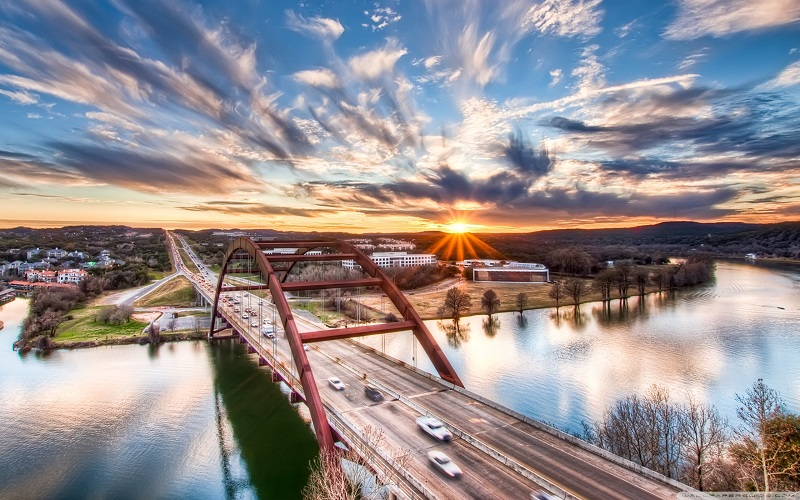
#> input picture Photo/nature1_small.jpg, 800 x 500 px
$ python t9.BlurringTechniques.py
#> lines starting #> are read from the running program, lines starting #| are printed output that depends on the picture
import cv2 as cv
import numpy as np

img=cv.imread('Photo/nature1_small.jpg')
#> img is the input picture: shape (500, 800, 3); mean B, G, R 144.2, 141.4, 148.3
cv.imshow('Image',img)


#1. Average Blur
#concept -->kernel -->like grid the center of grid for ex for kernel_size =3x3 center box is (2,2) so it ll take the avg of all surronding px
#and the center got the avg value then the table slides to right and repeat and once row 1 is done it'll go to row 2 then row 3
#more the kernel size more the blur is how? --> if kernel size is 3x3 then center is 2,2 then it has 8 neighbors and take avg of those 8
#but if kernel size is 5x5 then center is 3,3 and it has 24 neighbors and itll take avg of 24 .
average=cv.blur(img,(7,7))
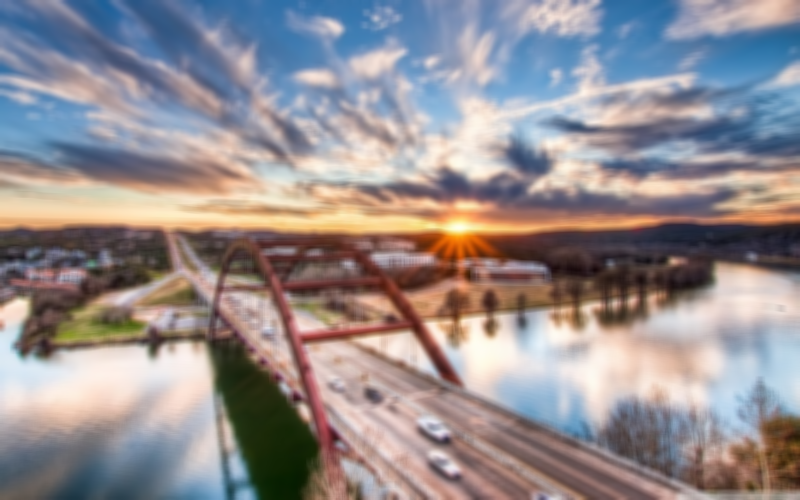
#> average: shape (500, 800, 3); mean B, G, R 144.2, 141.4, 148.3
cv.imshow('AVerage blur',average)

#2. gaussian blur
#kind of same as average blur its just that in gaussian blur each cell has given some weight so avg of product of weights is the value here
#here the blur is less ict avg blur but looks natural.
gaussian=cv.GaussianBlur(img,(5,5),0)
cv.imshow('Gaussian blur',gaussian)

#3.Median blur
#finds the median of the surrounding pixels
#less blur tha gaussian
#smooth image
median=cv.medianBlur(img,3)
cv.imshow('median',median)

#4. bilateral blurring
#most effective
#bilateral blurring applies blurring but retains the edges of the image
bilateral=cv.bilateralFilter(img,10,35,35)
cv.imshow('bilateral blur',bilateral)

cv.waitKey(0)

$ run again, with Photo/nature5_small.jpg copied over Photo/nature1_small.jpg
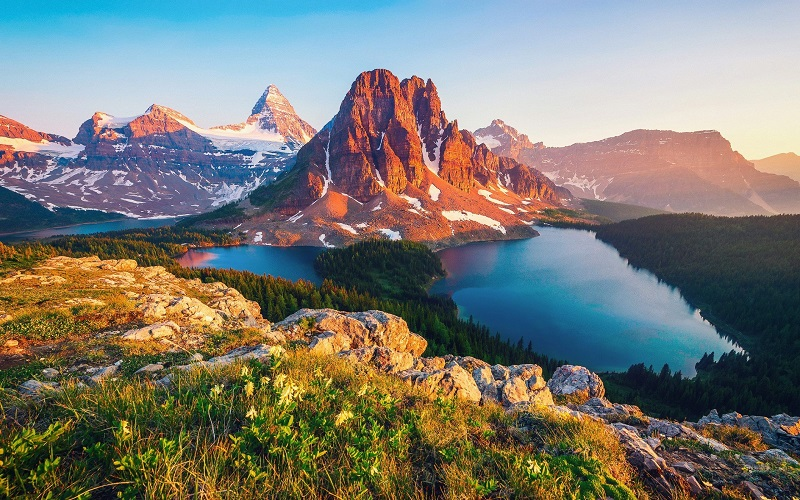
#> input picture Photo/nature5_small.jpg, 800 x 500 px
#> img is the input picture: shape (500, 800, 3); mean B, G, R 115, 122.3, 123.1
#> `average=cv.blur(img,(7,7))`:
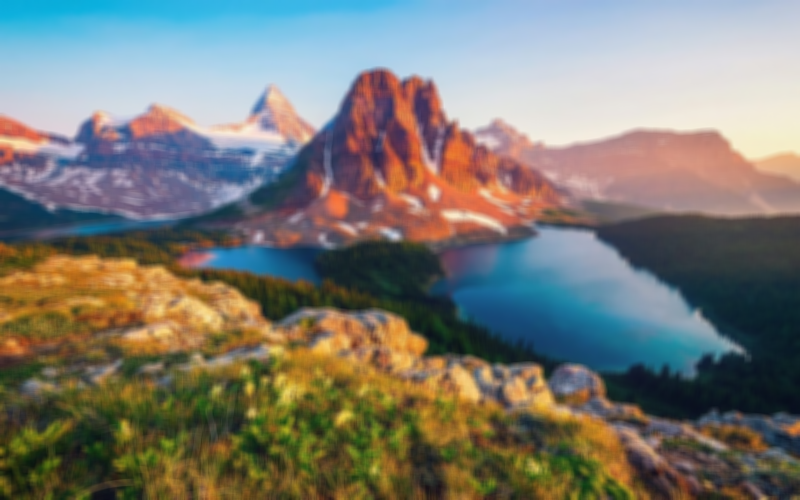
#> average: shape (500, 800, 3); mean B, G, R 115, 122.3, 123.1

$ run again, with Photo/anaisha1.jpg copied over Photo/nature1_small.jpg
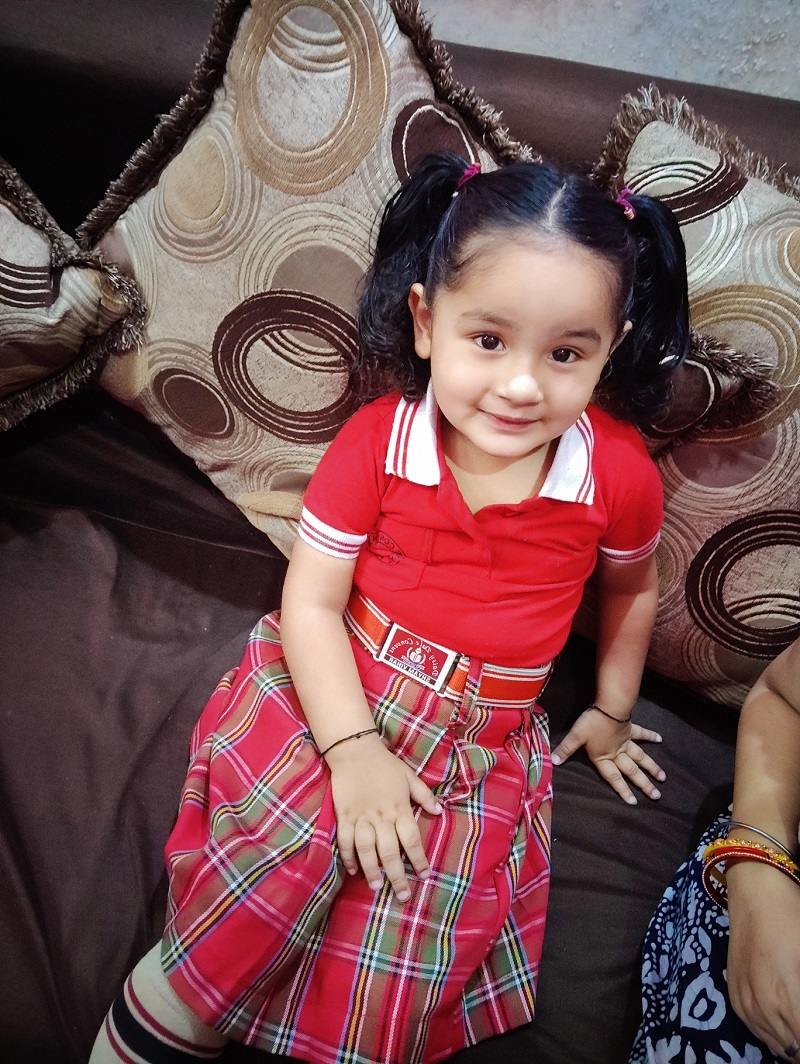
#> input picture Photo/anaisha1.jpg, 800 x 1064 px
#> img is the input picture: shape (1064, 800, 3); mean B, G, R 79.7, 77.9, 114.3
#> `average=cv.blur(img,(7,7))`:
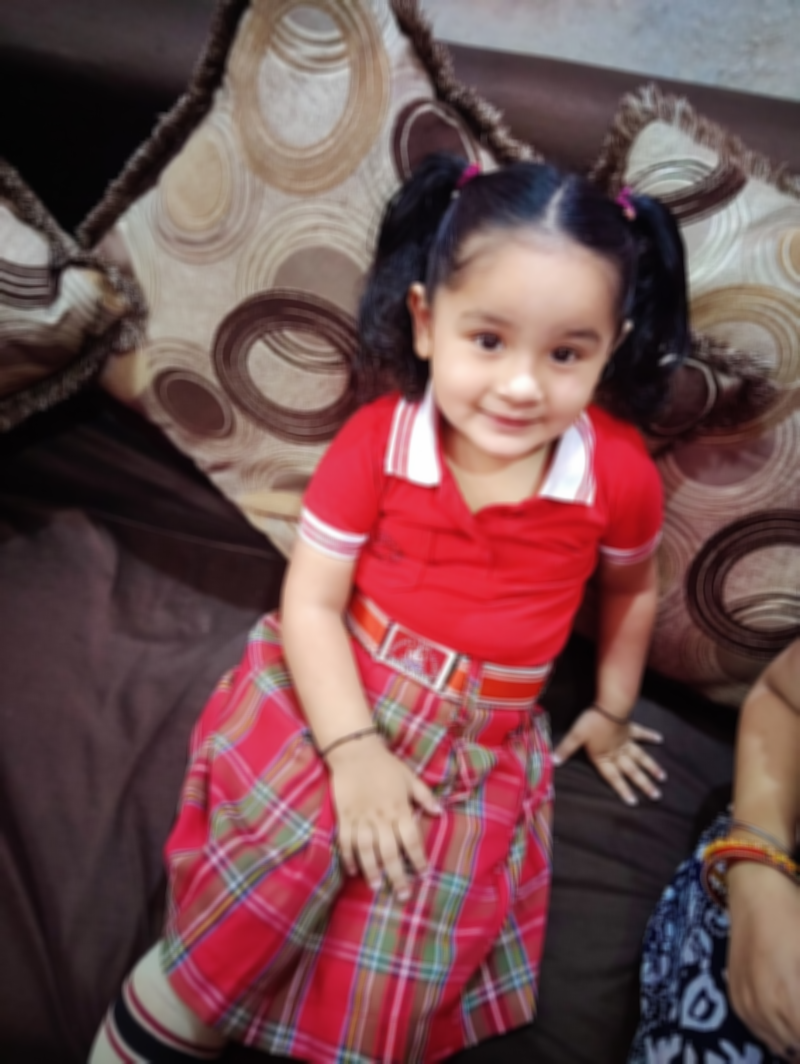
#> average: shape (1064, 800, 3); mean B, G, R 79.7, 77.9, 114.3

$ run again, with Photo/anaishamili1.jpg copied over Photo/nature1_small.jpg
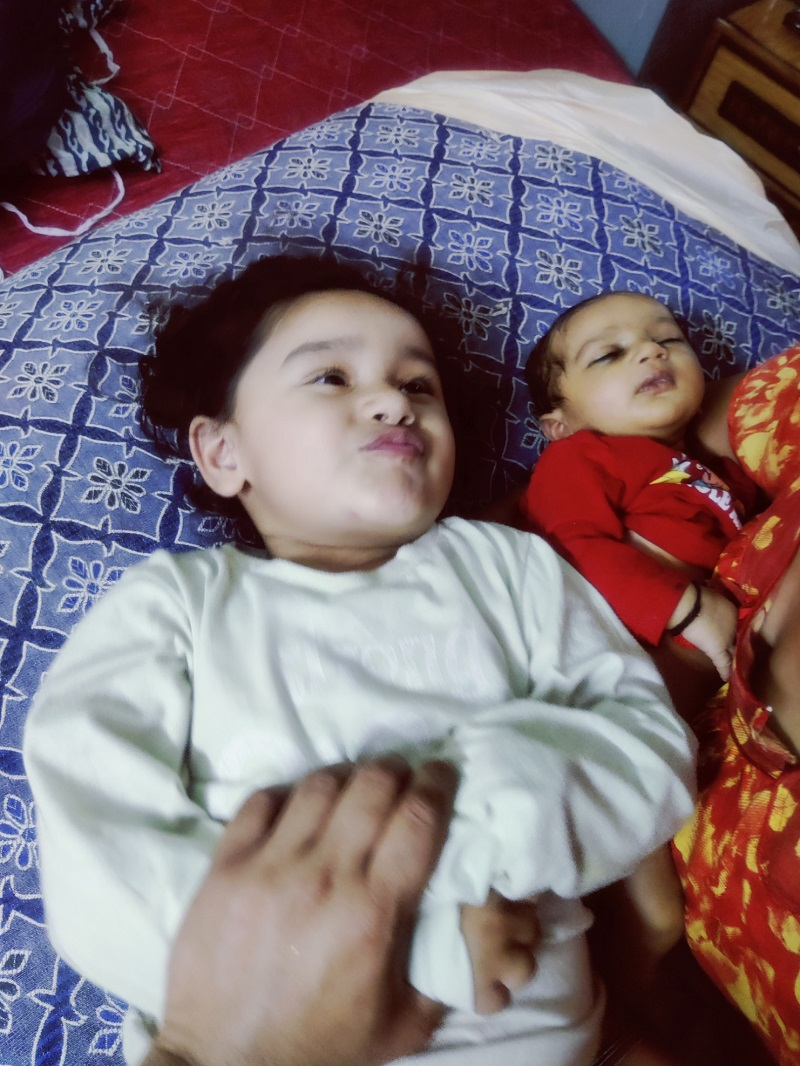
#> input picture Photo/anaishamili1.jpg, 800 x 1066 px
#> img is the input picture: shape (1066, 800, 3); mean B, G, R 116.7, 110.3, 127.8
#> `average=cv.blur(img,(7,7))`:
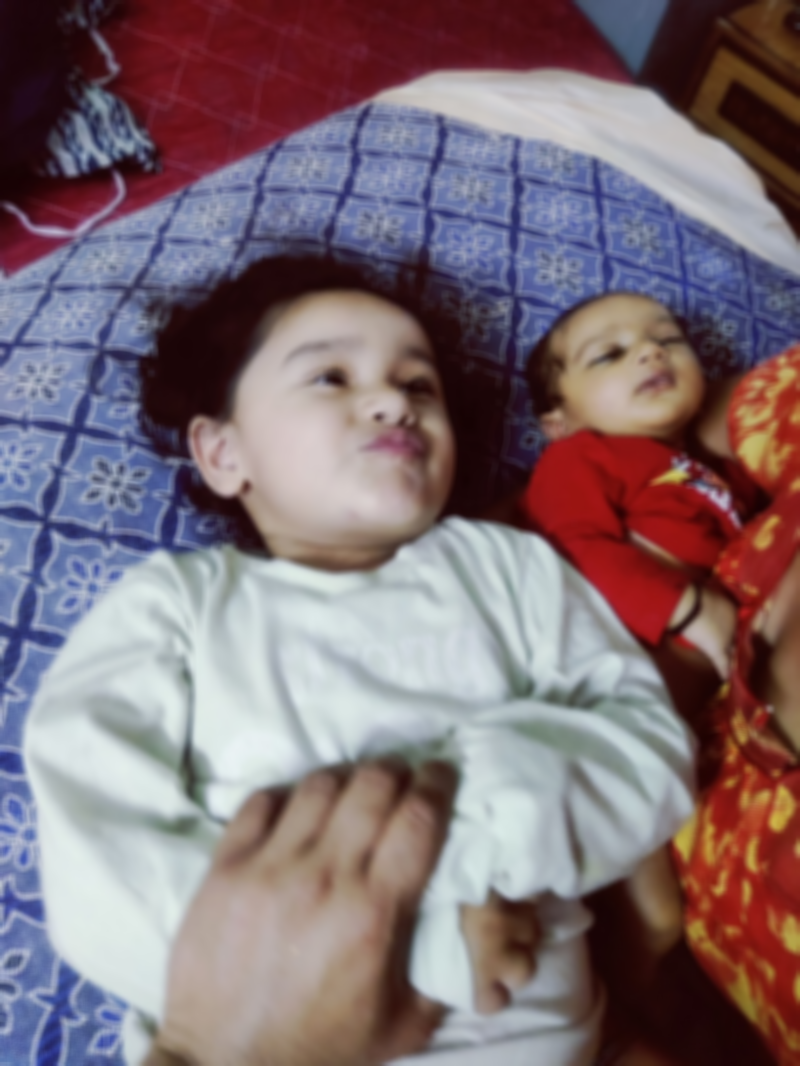
#> average: shape (1066, 800, 3); mean B, G, R 116.7, 110.3, 127.8
